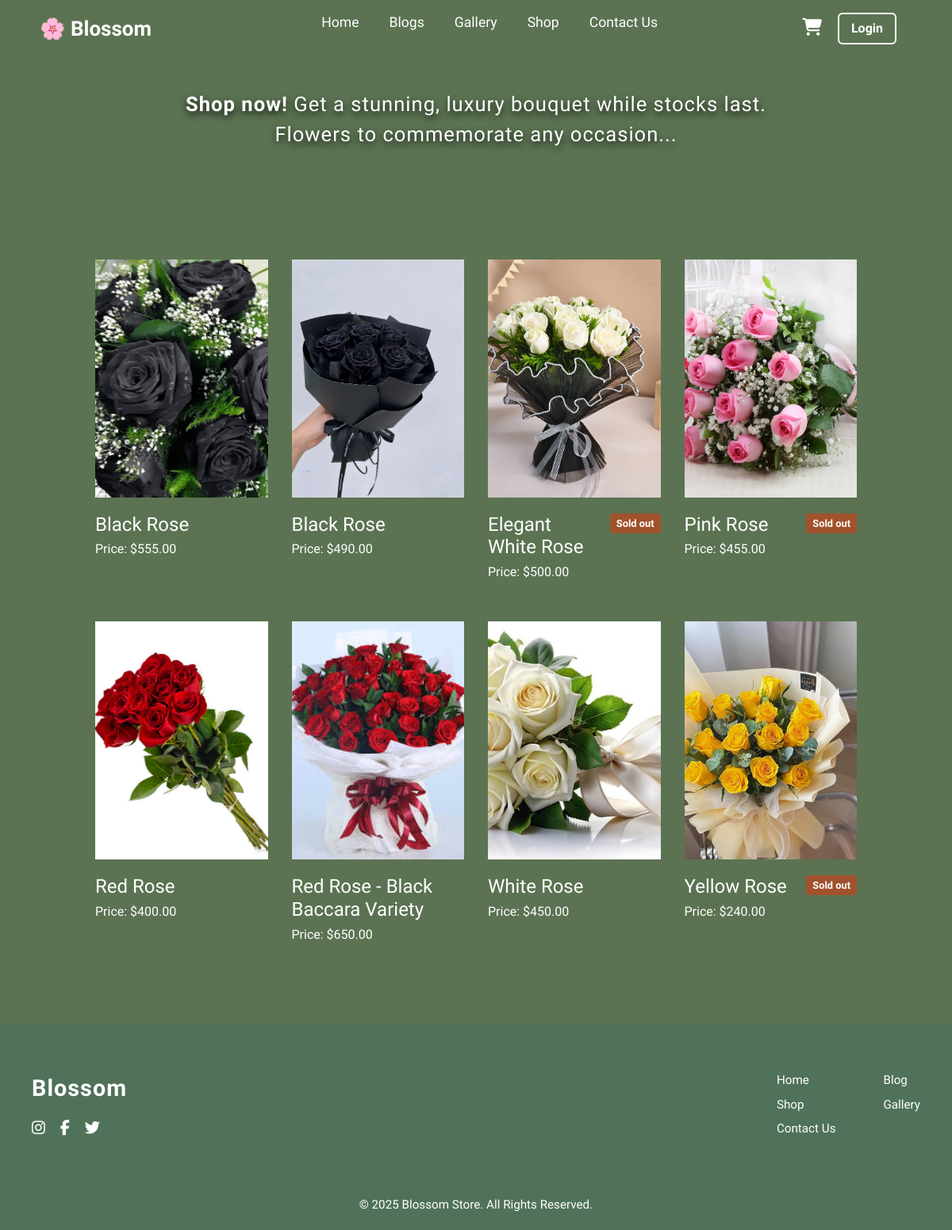
Screenshot of /shop/rose/ with the database file from the repository.
### Blossom/models.py (models this page shows, shortened)
class Product(models.Model):
    category = models.ForeignKey(
        Category,
        related_name='products',
        on_delete=models.CASCADE,
        help_text="The product's main category.",
        null=True
    )
    name = models.CharField(max_length=100)
    price = models.DecimalField(max_digits=10, decimal_places=2)
    image = models.ImageField(upload_to='product_images/')
    is_available = models.BooleanField(default=True)
    class Meta:
        ordering = ['name']
        verbose_name_plural = "Products"

### Blossom/views.py (the view)
# urls.py: path('shop/<slug:category_slug>/', views.shop_view, name='product_by_category'),
def shop_view(request, category_slug=None):
    category = None
    products = Product.objects.all()
    all_categories = Category.objects.all()
    if category_slug:
        category = get_object_or_404(Category, slug=category_slug)
        products = products.filter(category=category)
    context = {
        'category': category,
        'products': products,
        'all_categories': all_categories,
        'page_title': category.name if category else 'All Products',
    }
    return render(request, 'shop.html', context)

### templates/shop.html (shortened to what this page needs)
{% extends 'home.html' %}
{% load static %}
{% block content %}
<div class="header-container">
    <h2><strong>Shop now!</strong> Get a stunning, luxury bouquet while stocks last.</h2>
    <h2>Flowers to commemorate any occasion...</h2>
</div>
<div class="product-grid container">
    {% for product in products %}
    <div class="product-item">
        <div class="image-card">
            <a href="{% url 'product_detail' pk=product.id %}">
                {% if product.image %}
                <img src="{{ product.image.url }}" alt="{{ product.name }}" />
                {% else %}
                <img src="{% static 'images/placeholder.jpg' %}" alt="No image available" />
                {% endif %}
            </a>
        </div>
        <div class="product-info">
            <div class="name-price-group">
                <h3 class="product-name-small">{{ product.name }}</h3>
                <p class="product-price">Price: ${{ product.price }}</p>
            </div>
            {% if not product.is_available %}
            <p class="product-status sold-out">Sold out</p>
            {% endif %}
        </div>
    </div>
    {% empty %}
    <p>No products are currently available.</p>
    {% endfor %}
</div>
{% endblock content %}

### templates/home.html (shortened to what this page needs)
{% load static %}
<!DOCTYPE html>
<html lang="en">
<head>
    <link href="https://cdnjs.cloudflare.com/ajax/libs/font-awesome/6.5.0/css/all.min.css" rel="stylesheet">
    <link href="https://cdn.jsdelivr.net/npm/bootstrap@5.3.0/dist/css/bootstrap.min.css" rel="stylesheet">
    <link rel="stylesheet" href="{% static 'css/style.css' %}?v=2">
</head>
<body>
    <header class="navbar">
        <div class="logo">🌸 Blossom</div>
        <nav>
            <ul>
                <li><a href="{% url 'home' %}">Home</a></li>
                <li><a href="{% url 'blogs' %}">Blogs</a></li>
                <li><a href="{% url 'gallery' %}">Gallery</a></li>
                <li><a href="{% url 'shop' %}">Shop</a></li>
                <li><a href="{% url 'contact' %}">Contact Us</a></li>
            </ul>
        </nav>
        <div class="cart">
            <a href="{% url 'cart_detail' %}"><i class="fa-solid fa-cart-shopping"></i></a>
            {% if user.is_authenticated %}
            <form method="post" action="{% url 'logout' %}" style="display:inline; margin-left: 20px;">
                {% csrf_token %}
                <button type="submit" class="auth-button">
                    Logout
                </button>
            </form>
            {% else %}
            <a class="auth-button" href="{% url 'login' %}">
                Login
            </a>
            {% endif %}
        </div>
    </header>
    <main>
        {% block content %}{% endblock content %}
    </main>
    <footer class="main-footer">
        <div class="footer-content">
            <div class="footer-col-left">
                <span class="footer-logo">Blossom</span>
                <div class="social-icons">
                    <a href="#"><i class="fa-brands fa-instagram"></i></a>
                    <a href="#"><i class="fa-brands fa-facebook-f"></i></a>
                    <a href="#"><i class="fa-brands fa-twitter"></i></a>
                </div>
            </div>
            <div class="footer-col-right">
                <div class="link-group">
                    <a href="{% url 'home' %}">Home</a>
                    <a href="{% url 'shop' %}">Shop</a>
                    <a href="{% url 'contact' %}">Contact Us</a>
                </div>
                <div class="link-group">
                    <a href="{% url 'blogs' %}">Blog</a>
                    <a href="{% url 'gallery' %}">Gallery</a>
                </div>
            </div>
        </div>
        <div class="footer-bottom">
            &copy; <span id="current-year"></span> Blossom Store. All Rights Reserved.
        </div>
    </footer>
</body>
</html>

### static/css/style.css (style rules this page uses)
* { margin: 0; padding: 0; box-sizing: border-box; }
body { margin: 0%; font-family: "Tagesschrift", system-ui; font-weight: 400; font-style: normal; background-color: #5b7352; display: flex; flex-direction: column; min-height: 100vh; }
main { flex-grow: 1; }
.navbar { display: flex; justify-content: space-between; align-items: center; padding: 15px 50px; position: fixed; width: 100%; top: 0; left: 0; z-index: 10; }
.logo { font-size: 26px; font-weight: bold; color: white; }
.navbar ul { list-style: none; display: flex; gap: 30px; }
.navbar ul li a { text-decoration: none; color: white; font-weight: 500; font-size: 1.1rem; padding: 2px 4px; transition: color 0.3s ease; }
.cart { display: flex; align-items: center; margin-right: 20px; }
.cart i { font-size: 22px; color: white; transition: color 0.3s ease; }
.cart a.auth-button { margin-left: 20px; }
.auth-button { background-color: transparent !important; border: 2px solid white !important; color: white !important; padding: 6px 15px !important; border-radius: 6px; text-decoration: none !important; font-size: 1rem; font-weight: 600; white-space: nowrap; cursor: pointer; transition: all 0.2s ease-in-out; }
.header-container { color: white; text-align: center; margin-top: 20px; margin-bottom: 0; padding-top: 90px; padding-bottom: 0; }
.header-container h2 { font-size: 1.6rem; line-height: 1.3; margin-top: 5px; margin-bottom: 5px; }
.product-grid { display: grid; grid-template-columns: repeat(4, 1fr); gap: 30px; justify-content: center; }
.product-item { display: flex; flex-direction: column; }
.image-card { background-color: white; border-radius: 0; overflow: hidden; min-height: 300px; display: flex; align-items: center; justify-content: center; }
.image-card img { width: 100%; height: 300px; object-fit: cover; padding: 0; }
.product-info { display: flex; justify-content: space-between; align-items: flex-start; padding-top: 5px; padding-left: 0; padding-right: 0; width: 100%; box-sizing: border-box; }
.name-price-group { display: flex; flex-direction: column; text-align: left; }
.product-info h3.product-name-small { font-size: 1.5rem; font-weight: 500; color: white; margin: 0; margin-bottom: 5px; }
.product-info p.product-price { font-size: 1rem; color: white; font-weight: 400; margin: 0; }
.product-info p.product-status.sold-out { font-size: 0.8rem; color: white; font-weight: 700; margin: 0; padding: 3px 8px; background-color: #A0522D; border-radius: 4px; white-space: nowrap; align-self: flex-start; }
.product-info { padding: 20px 0; }
.container { max-width: 1000px; margin: 120px auto 60px auto; padding: 20px; }
h2 { text-align: center; font-size: 2rem; font-weight: 500; color: white; margin-bottom: 40px; letter-spacing: 1px; text-shadow: 0 4px 10px rgba(0, 0, 0, 0.8); }
.product-info { display: flex; align-items: center; gap: 15px; }
.main-footer { background-color: #50725a; color: white; padding: 60px 40px 20px; width: 100%; }
.footer-content { display: flex; justify-content: space-between; align-items: flex-start; max-width: 1200px; margin: 0 auto 50px; padding-bottom: 20px; }
.footer-col-left { display: flex; flex-direction: column; gap: 15px; width: 30%; }
.footer-logo { font-size: 1.8rem; font-weight: 700; letter-spacing: 1px; }
.social-icons a { color: white; font-size: 1.2rem; margin-right: 15px; transition: color 0.2s; }
.footer-col-right { display: flex; gap: 60px; }
.link-group { display: flex; flex-direction: column; gap: 8px; }
.link-group a { color: white; text-decoration: none; font-size: 0.95rem; transition: color 0.2s; }
.footer-bottom { text-align: center; font-size: 0.95rem; color: white; margin-top: 20px; }

### rows the page displays
Product: image (picture), name "Black Rose", price "555.00"
Product: image (picture), name "Black Rose", price "490.00"
Product: image (picture), name "Elegant White Rose", price "500.00", is_available "Sold out"
Product: image (picture), name "Pink Rose", price "455.00", is_available "Sold out"
Product: image (picture), name "Red Rose", price "400.00"
Product: image (picture), name "Red Rose - Black Baccara Variety", price "650.00"
Product: image (picture), name "White Rose", price "450.00"
Product: image (picture), name "Yellow Rose", price "240.00", is_available "Sold out"
